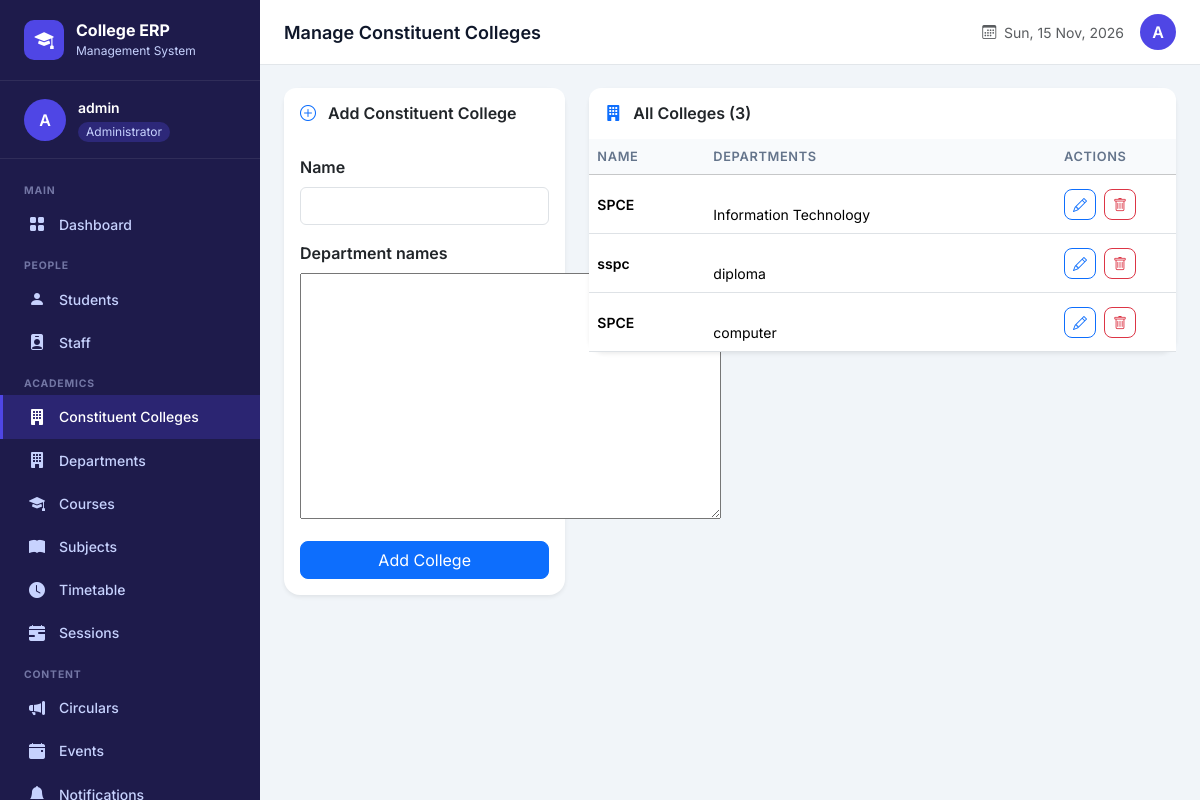
The app's page /admin-panel/admin/constituent/ (signed in) with its own data.
### ERP/models.py (models this page shows, shortened)
class ConstituentCollege(models.Model):
    name = models.CharField(max_length=200)
    department_names = models.TextField(blank=True, null=True)

### ERP/views.py (the view)
    def wrapper(request, *args, **kwargs):
        if not request.user.is_authenticated:
            return redirect('login')
        try:
            staff = request.user.staff_profile
            if staff.role != 'admin' and not request.user.is_superuser:
                messages.error(request, "Admin access required.")
                return redirect('login')
        except Staff.DoesNotExist:
            if not request.user.is_superuser:
                return redirect('login')
        return view_func(request, *args, **kwargs)

### ERP/forms.py
class ConstituentCollegeForm(forms.ModelForm):
    class Meta:
        model = ConstituentCollege
        fields = '__all__'
        widgets = {
            'departments': forms.Textarea(attrs={
                'rows': 5,
                'class': 'form-control',
                'placeholder': 'Enter departments line by line'
            }),
            'name': forms.TextInput(attrs={
                'class': 'form-control'
            })
        }

### ERP/views.py (called while the page is built)
def admin_required(view_func):
    def wrapper(request, *args, **kwargs):
        if not request.user.is_authenticated:
            return redirect('login')
        try:
            staff = request.user.staff_profile
            if staff.role != 'admin' and not request.user.is_superuser:
                messages.error(request, "Admin access required.")
                return redirect('login')
        except Staff.DoesNotExist:
            if not request.user.is_superuser:
                return redirect('login')
        return view_func(request, *args, **kwargs)
    wrapper.__name__ = view_func.__name__
    return wrapper

@admin_required
def admin_constituent(request):
    if request.method == "POST":
        form = ConstituentCollegeForm(request.POST)
        if form.is_valid():
            form.save()
            return redirect('admin_constituent')
    else:
        form = ConstituentCollegeForm()
    colleges = ConstituentCollege.objects.all()
    return render(request, "admin_panel/constituent.html", {
        "form": form,
        "colleges": colleges
    })

### templates/admin_panel/constituent.html (shortened to what this page needs)
{% extends "admin_panel/base_admin.html" %}
{% block page_title %}Manage Constituent Colleges{% endblock %}
{% block content %}
<div class="row g-4">
    <div class="col-lg-4">
        <div class="card shadow-sm border-0 rounded-4">
            <div class="card-header py-3 bg-white border-0">
                <h6 class="mb-0 fw-semibold">
                    <i class="bi bi-plus-circle text-primary me-2"></i>
                    Add Constituent College
                </h6>
            </div>
            <div class="card-body">
                <form method="POST">
                    {% for field in form %}
                    <div class="mb-3">
                        <label class="form-label fw-semibold">
                            {{ field.label }}
                        </label>
                        {{ field }}
                    </div>
                    {% endfor %}
                    <button class="btn btn-primary w-100 rounded-3">
                        Add College
                    </button>
                </form>
            </div>
        </div>
    </div>
    <div class="col-lg-8">
        <div class="card shadow-sm border-0 rounded-4">
            <div class="card-header py-3 bg-white border-0">
                <h6 class="mb-0 fw-semibold">
                    <i class="bi bi-building-fill text-primary me-2"></i>
                    All Colleges ({{ colleges|length }})
                </h6>
            </div>
            <div class="card-body p-0">
                <div class="table-responsive">
                    <table class="table table-hover align-middle mb-0">
                        <thead class="table-light">
                            <tr>
                                <th>Name</th>
                                <th>Departments</th>
                                <th width="120">Actions</th>
                            </tr>
                        </thead>
                        <tbody>
                            {% for college in colleges %}
                            <tr>
                                <td class="fw-semibold">
                                    {{ college.name }}
                                </td>
                                <td style="white-space: pre-line;">
                                    {{ college.department_names }}
                                </td>
                                <td>
                                    <div class="d-flex gap-2">
                                        <a href="{% url 'edit_constituent' college.id %}"
                                           class="btn btn-sm btn-outline-primary rounded-3">
                                            <i class="bi bi-pencil"></i>
                                        </a>
                                        <form method="POST"
                                              action="{% url 'delete_constituent' college.id %}">
                                            <button class="btn btn-sm btn-outline-danger rounded-3">
                                                <i class="bi bi-trash"></i>
                                            </button>
                                        </form>
                                    </div>
                                </td>
                            </tr>
                            {% empty %}
                            <tr>
                                <td colspan="3" class="text-center py-4 text-muted">
                                    No colleges added
                                </td>
                            </tr>
                            {% endfor %}
                        </tbody>
                    </table>
                </div>
            </div>
        </div>
    </div>
</div>
{% endblock %}

### templates/admin_panel/base_admin.html (shortened to what this page needs)
{% extends "base/layout.html" %}
{% block sidebar_user %}
  <div class="user-avatar-placeholder">A</div>
  <div class="user-info">
    <div class="user-name">{{ request.user.get_full_name|default:request.user.username }}</div>
    <span class="user-role">Administrator</span>
  </div>
{% endblock %}
{% block sidebar_nav %}
  <div class="sidebar-section-label">Main</div>
  <a href="{% url 'admin_dashboard' %}"><i class="bi bi-grid-fill"></i> Dashboard</a>
  <div class="sidebar-section-label">People</div>
  <a href="{% url 'admin_students' %}"><i class="bi bi-person-fill"></i> Students</a>
  <a href="{% url 'admin_staff_list' %}"><i class="bi bi-person-badge-fill"></i> Staff</a>
  <div class="sidebar-section-label">Academics</div>
  <a href="{% url 'admin_constituent' %}"><i class="bi bi-building-fill"></i> Constituent Colleges</a>
  <a href="{% url 'admin_departments' %}"><i class="bi bi-building-fill"></i> Departments</a>
  <a href="{% url 'admin_courses' %}"><i class="bi bi-mortarboard-fill"></i> Courses</a>
  <a href="{% url 'admin_subjects' %}"><i class="bi bi-book-fill"></i> Subjects</a>
  <a href="{% url 'admin_timetable' %}"><i class="bi bi-clock-fill"></i> Timetable</a>
  <a href="{% url 'admin_sessions' %}"><i class="bi bi-calendar-range-fill"></i> Sessions</a>
  <div class="sidebar-section-label">Content</div>
  <a href="{% url 'admin_circulars' %}"><i class="bi bi-megaphone-fill"></i> Circulars</a>
  <a href="{% url 'admin_events' %}"><i class="bi bi-calendar-event-fill"></i> Events</a>
  <a href="{% url 'admin_notifications' %}"><i class="bi bi-bell-fill"></i> Notifications</a>
{% endblock %}
{% block topbar_right %}
  <div style="width:36px;height:36px;background:#4f46e5;border-radius:50%;display:flex;align-items:center;justify-content:center;color:white;font-weight:600">
    A
  </div>
{% endblock %}

### templates/base/layout.html (style rules this page uses)
:root { --sidebar-width: 260px; --topbar-height: 64px; --primary: #4f46e5; --primary-dark: #3730a3; --sidebar-bg: #1e1b4b; --sidebar-hover: #312e81; --sidebar-text: #c7d2fe; --sidebar-active: #4f46e5; --card-shadow: 0 1px 3px rgba(0,0,0,.1), 0 1px 2px rgba(0,0,0,.06); }
* { font-family: 'Inter', sans-serif; }
body { background: #f1f5f9; min-height: 100vh; }
.sidebar-user .user-avatar-placeholder { width: 42px; height: 42px; border-radius: 50%; background: var(--primary); display: flex; align-items: center; justify-content: center; color: white; font-weight: 600; font-size: 1rem; flex-shrink: 0; }
.sidebar-user .user-info .user-name { color: white; font-weight: 600; font-size: .875rem; }
.sidebar-user .user-info .user-role { color: var(--sidebar-text); font-size: .75rem; background: rgba(79,70,229,.3); padding: 1px 8px; border-radius: 20px; display: inline-block; margin-top: 2px; }
.sidebar-section-label { color: rgba(199,210,254,.5); font-size: .65rem; font-weight: 700; text-transform: uppercase; letter-spacing: .08em; padding: .75rem 1.5rem .25rem; }
.sidebar-nav a { display: flex; align-items: center; gap: .75rem; padding: .6rem 1.5rem; color: var(--sidebar-text); text-decoration: none; font-size: .875rem; font-weight: 500; transition: all .15s; border-left: 3px solid transparent; }
.sidebar-nav a.active { background: rgba(79,70,229,.25); color: white; border-left-color: var(--primary); }
.sidebar-nav a i { font-size: 1rem; width: 20px; text-align: center; }
.card { border: none; box-shadow: var(--card-shadow); border-radius: 12px; }
.card-header { background: white; border-bottom: 1px solid #f1f5f9; border-radius: 12px 12px 0 0 !important; }
.table th { background: #f8fafc; font-size: .8rem; font-weight: 600; text-transform: uppercase; letter-spacing: .05em; color: #64748b; }
.table td { vertical-align: middle; font-size: .875rem; }

### records on screen
ConstituentCollege: name "SPCE", department_names "Information Technology"
ConstituentCollege: name "sspc", department_names "diploma"
ConstituentCollege: name "SPCE", department_names "computer"

### other values on screen
{{ request.user.get_full_name|default:request.user.username }} "admin"
{{ field.label }} "Name" "Department names"
{{ colleges|length }} "3"
